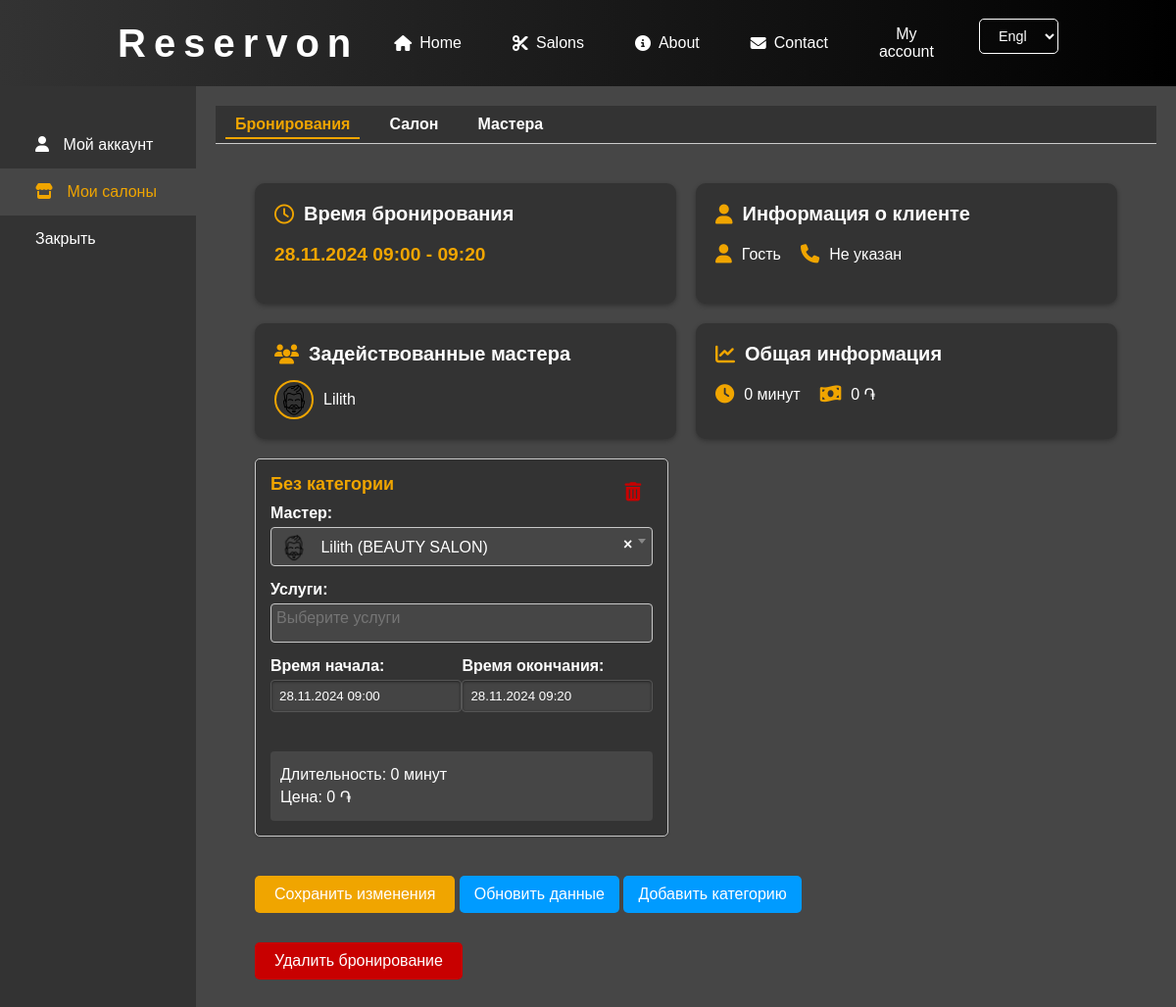
Page /user-account/bookings/edit/63/ (signed in) on the committed database.
### salons/models.py (models this page shows, shortened)
class Appointment(models.Model):
    salon = models.ForeignKey(Salon, on_delete=models.CASCADE)
    user = models.ForeignKey(User, on_delete=models.CASCADE, null=True, blank=True)
    start_datetime = models.DateTimeField()
    end_datetime = models.DateTimeField(null=True, blank=True)
    barbers = models.ManyToManyField(
        Barber,
        through='AppointmentBarberService',
        related_name='appointments'
    )

class Barber(models.Model):
    salon = models.ForeignKey(Salon, on_delete=models.CASCADE, related_name='barbers')
    user = models.OneToOneField(User, on_delete=models.SET_NULL, null=True, blank=True)
    name = models.CharField(max_length=100)
    avatar = models.ImageField(upload_to='salons/barbers', blank=True, null=True)
    description = models.TextField(blank=True, null=True)
    categories = models.ManyToManyField(ServiceCategory, related_name='barbers')  # Add this line
    def __str__(self):
        return f"{self.name} ({self.salon.name})"
    def get_avatar_url(self):
        if self.avatar and self.avatar.url:
            return self.avatar.url
        return '/static/salons/img/default-avatar.png'

### user_account/views.py (the view)
# urls.py: path('bookings/edit/<int:booking_id>/', views.edit_booking, name='edit_booking'),
@login_required
def edit_booking(request, booking_id):
    user = request.user
    appointment = get_object_or_404(
        Appointment.objects.select_related('user__main_profile').prefetch_related('barbers', 'barber_services'),
        id=booking_id,
        salon__in=user.administered_salons.all()
    )
    salon = appointment.salon
    if appointment.user:
        customer_name = appointment.user.get_full_name() or 'Гость'
    else:
        customer_name = 'Гость'
    if appointment.user and hasattr(appointment.user, 'main_profile'):
        customer_phone = appointment.user.main_profile.phone_number or 'Не указан'
    else:
        customer_phone = 'Не указан'
    if request.method == 'POST':
        formset = AppointmentBarberServiceFormSet(request.POST, instance=appointment)
        if formset.is_valid():
            with transaction.atomic():
                formset.instance = appointment  # Устанавливаем связь формсета с appointment
                instances = formset.save(commit=False)
                for obj in formset.deleted_objects:
                    obj.delete()
                for instance in instances:
                    instance.appointment = appointment
                    instance.save()
                formset.save_m2m()
                appointment.start_datetime = appointment.barber_services.aggregate(models.Min('start_datetime'))['start_datetime__min']
                appointment.end_datetime = appointment.barber_services.aggregate(models.Max('end_datetime'))['end_datetime__max']
                appointment.save(update_fields=['start_datetime', 'end_datetime'])
                messages.success(request, 'Бронирование успешно обновлено.')
                return redirect('user_account:manage_bookings')
        else:
            messages.error(request, 'Пожалуйста, исправьте ошибки ниже.')
    else:
        formset = AppointmentBarberServiceFormSet(instance=appointment)
    category_forms = []
    total_duration = 0
    total_price = 0
    for form_instance in formset.forms:
        barber_service = form_instance.instance
        if barber_service.pk:
            services = barber_service.services.all()
        else:
            service_ids = form_instance['services'].value()
            services = Service.objects.filter(id__in=service_ids)
        total_duration_category = sum(service.duration.total_seconds() / 60 for service in services)
        total_price_category = sum(service.price for service in services)
        total_duration += total_duration_category
        total_price += total_price_category
        categories = set(service.category.name for service in services if service.category)
        category_name = ', '.join(categories) if categories else 'Без категории'
        category_forms.append({
            'form': form_instance,
            'duration': total_duration_category,
            'price': total_price_category,
            'category_name': category_name,
        })
    category_count = len(category_forms)
    context = {
        'formset': formset,
        'appointment': appointment,
        'total_duration': total_duration,
        'total_price': total_price,
        'category_count': category_count,
        'customer_name': customer_name,
        'customer_phone': customer_phone,
        'category_forms': category_forms,
        'active_menu': 'bookings',
        'active_sidebar': 'salons',
        'LANGUAGE_CODE': request.LANGUAGE_CODE,
    }
    return render(request, 'user_account/edit_booking.html', context)

### salons/models.py (called while the page is built)
    def __str__(self):
        return self.name

### user_account/templatetags/custom_filters.py (called while the page is built)
@register.filter
def format_phone(value):
    if value and len(value) == 11:
        return f"+{value[0]} ({value[1:4]}) {value[4:7]}-{value[7:9]}-{value[9:]}"
    return value

@register.filter
def phone_number_format(value):
    return re.sub(r'\D', '', value)

@register.filter(name='remove_class')
def remove_class(field, class_name):
    if field.field.widget.attrs.get('class'):
        classes = field.field.widget.attrs['class'].split()
        classes = [cls for cls in classes if cls != class_name]
        field.field.widget.attrs['class'] = ' '.join(classes)
    return field

### user_account/templates/user_account/edit_booking.html (shortened to what this page needs)
{% extends "user_account/account_base.html" %}
{% load custom_filters %}
{% load static %}
{% block page_content %}
<div class="edit-booking">
    <div class="booking-summary">
        <div>
            <div class="booking-cards-container-1">
                <div class="time-card">
                    <h3><i class="far fa-clock"></i> Время бронирования</h3>
                    <p class="booking-time">{{ appointment.start_datetime|date:'d.m.Y H:i' }} - {{ appointment.end_datetime|date:'H:i' }}</p>
                </div>
                <div class="client-info-card">
                    <h3><i class="fas fa-user"></i> Информация о клиенте</h3>
                    <div class="client-info">
                        <p>
                            <i class="fas fa-user"></i>
                            <span>{{ customer_name }}</span>
                        </p>
                        <p>
                            <i class="fas fa-phone"></i>
                            <a href="tel:{{ customer_phone|phone_number_format }}" class="phone-link">{{ customer_phone|format_phone }}</a>
                        </p>
                    </div>
                </div>
            </div>
            <div class="booking-cards-container-2">
                <div class="barbers-card">
                    <h3><i class="fas fa-users"></i> Задействованные мастера</h3>
                    <div class="barbers-row">
                        {% for barber in appointment.barbers.all %}
                            <div class="barber-item">
                                <img src="{{ barber.get_avatar_url }}" alt="{{ barber.name }}" class="barber-avatar-summary" />
                                <span class="barber-name">{{ barber.name }}</span>
                            </div>
                        {% empty %}
                            <p>Нет задействованных мастеров</p>
                        {% endfor %}
                    </div>
                </div>
                <div class="price-duration-card">
                    <h3><i class="fas fa-chart-line"></i> Общая информация</h3>
                    <div class="booking-info">
                        <p>
                            <i class="fas fa-clock"></i>
                            <span id="total-duration">{{ total_duration|floatformat:0 }} минут</span>
                        </p>
                        <p>
                            <i class="fas fa-money-bill-wave"></i>
                            <span id="total-price">{{ total_price|floatformat:0 }} ֏</span>
                        </p>
                    </div>
                </div>
            </div>
        </div>
    </div>
    <form method="post" id="booking-form">
        <div id="formset-container">
            {% for category in category_forms %}
                <div class="barber-service-form" data-duration="{{ category.duration }}" data-price="{{ category.price }}">
                    <button type="button" class="remove-form-button"><i class="fas fa-trash-alt"></i></button>
                    <h3>{{ category.category_name }}</h3>
                    <div class="form-group{% if category.form.barber.errors %} has-error{% endif %}">
                        <label>Мастер:</label>
                    </div>
                    <div class="form-group{% if category.form.services.errors %} has-error{% endif %}">
                        <label>Услуги:</label>
                    </div>
                    <div class="time-group">
                        <div class="form-group{% if category.form.start_datetime.errors %} has-error{% endif %}">
                            <label>Время начала:</label>
                            {{ category.form.start_datetime }}
                        </div>
                        <div class="form-group{% if category.form.end_datetime.errors %} has-error{% endif %}">
                            <label>Время окончания:</label>
                            {{ category.form.end_datetime }}
                        </div>
                    </div>
                    <div class="category-summary">
                        <p class="duration">Длительность: {{ category.duration|floatformat:0 }} минут</p>
                        <p class="price">Цена: {{ category.price|floatformat:0 }} ֏</p>
                    </div>
                </div>
            {% endfor %}
        </div>
        <button type="submit" class="submit-button">Сохранить изменения</button>
        <button type="button" id="refresh-data-button">Обновить данные</button>
        <button type="button" id="add-form-button">Добавить категорию</button>
    </form>
    <form method="post" action="{% url 'user_account:delete_booking' appointment.id %}" id="delete-booking-form">
        <button type="submit" class="delete-button">Удалить бронирование</button>
    </form>
</div>
{% endblock %}

### main/static/main/css/main.css (style rules this page uses)
body { background-color: #000; color: #fff; font-family: 'Helvetica Neue', Helvetica, Arial, sans-serif; margin: 0; padding: 0; }
* { box-sizing: border-box; }

### user_account/static/user_account/css/manage_bookings.css (style rules this page uses)
.booking-time { font-size: 1.2em; font-weight: bold; color: rgb(240, 165, 0); }
.booking-info p { display: flex; align-items: center; margin: 5px 0; }
.booking-info i { color: rgb(240, 165, 0); margin-right: 10px; font-size: 1.2em; }
.booking-info span { font-size: 1em; color: white; }

### user_account/static/user_account/css/unified.css (style rules this page uses)
body { background-color: #333; color: #fff; font-family: 'Arial', sans-serif; margin: 0; padding: 0; }
h1, h2, h3, h4 { color: #fff; margin-bottom: 15px; }
a { color: rgb(240,165,0); text-decoration: none; }
button, .btn, input[type="submit"] { background-color: rgb(240,165,0); border: none; border-radius: 4px; color: #fff; padding: 8px 12px; cursor: pointer; font-size: 1rem; transition: background-color 0.3s; margin-bottom: 10px; }
input[type="text"], input[type="file"], textarea, select { background-color: #444; color: #fff; border: 1px solid #555; border-radius: 4px; padding: 10px; width: 100%; margin-bottom: 15px; transition: border-color 0.3s, box-shadow 0.3s; box-shadow: inset 0 1px 3px rgba(0,0,0,0.5); }
label { font-weight: bold; margin-bottom: 5px; display: block; }
.form-group input, .form-group select, .form-group textarea { background-color: #444; border: 1px solid #555; color: #fff; padding: 8px; width: 100%; border-radius: 4px; }
.form-group label { margin-bottom: 5px; display: block; }

### rows in the picture
Appointment: start_datetime "28.11.2024 09:00", end_datetime "09:20"
Barber: name "Lilith"

### other values in the picture
{{ customer_name }} "Гость"
{{ customer_phone|format_phone }} "Не указан"
{{ total_duration|floatformat:0 }} "0"
{{ total_price|floatformat:0 }} "0"
{{ category.category_name }} "Без категории"
{{ category.duration|floatformat:0 }} "0"
{{ category.price|floatformat:0 }} "0"
form field language "English"
